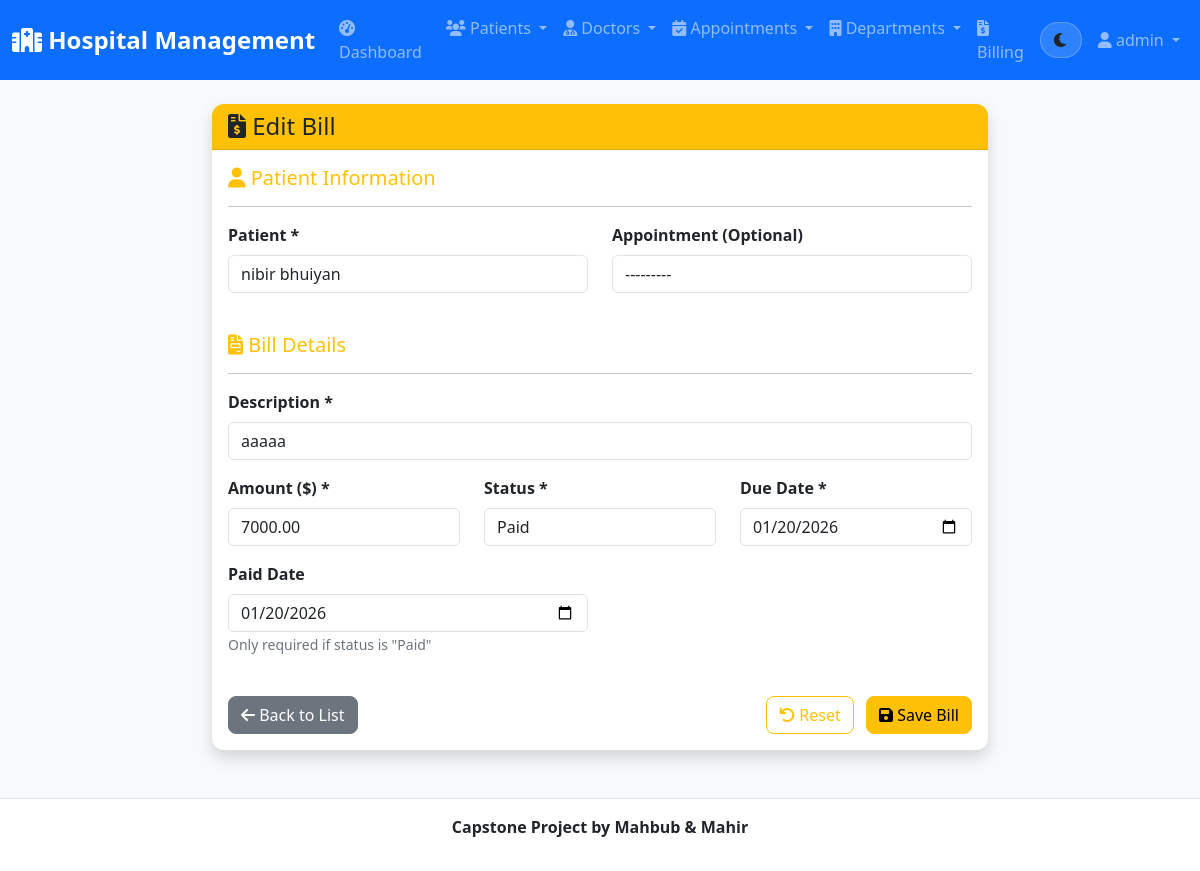
The page /billing/19/update/ (signed in) on the database its author committed.
### hospital_app/models.py (models this page shows, shortened)
class Billing(models.Model):
    STATUS_CHOICES = [
        ('pending', 'Pending'),
        ('paid', 'Paid'),
        ('overdue', 'Overdue'),
        ('cancelled', 'Cancelled'),
    ]
    patient = models.ForeignKey(Patient, on_delete=models.CASCADE, related_name='bills')
    appointment = models.ForeignKey(Appointment, on_delete=models.CASCADE, related_name='bills', null=True, blank=True)
    description = models.CharField(max_length=200)
    amount = models.DecimalField(max_digits=10, decimal_places=2)
    status = models.CharField(max_length=20, choices=STATUS_CHOICES, default='pending')
    due_date = models.DateField()
    paid_date = models.DateField(null=True, blank=True)
    created_at = models.DateTimeField(auto_now_add=True)
    updated_at = models.DateTimeField(auto_now=True)

### hospital_app/views.py (the view)
# urls.py: path('billing/<int:pk>/update/', views.billing_update, name='billing_update'),
@login_required
def billing_update(request, pk):
    bill = get_object_or_404(Billing, pk=pk)
    if request.method == 'POST':
        form = BillingForm(request.POST, instance=bill)
        if form.is_valid():
            form.save()
            messages.success(request, 'Bill updated successfully!')
            return redirect('billing_list')
    else:
        form = BillingForm(instance=bill)
    return render(request, 'hospital/billing_form.html', {'form': form, 'title': 'Edit Bill'})

### hospital_app/forms.py
class BillingForm(forms.ModelForm):
    class Meta:
        model = Billing
        fields = '__all__'
        widgets = {
            'due_date': forms.DateInput(attrs={'type': 'date'}),
            'paid_date': forms.DateInput(attrs={'type': 'date'}),
        }

### hospital_app/models.py (called while the page is built)
    def __str__(self):
        return f"{self.first_name} {self.last_name}"

    @property
    def full_name(self):
        return f"{self.first_name} {self.last_name}"

    @property
    def full_name(self):
        return f"Dr. {self.first_name} {self.last_name}"

    def __str__(self):
        return f"Appointment - {self.patient.full_name} with {self.doctor.full_name} on {self.date} at {self.time}"

### hospital/templates/hospital/billing_form.html (shortened to what this page needs)
{% extends 'base.html' %}
{% block content %}
<div class="row justify-content-center">
    <div class="col-md-8">
        <div class="card shadow">
            <div class="card-header bg-warning text-dark">
                <h4 class="mb-0">
                    <i class="fas fa-file-invoice-dollar"></i> {{ title }}
                </h4>
            </div>
            <div class="card-body">
                <form method="post">
                    <div class="row mb-4">
                        <div class="col-12">
                            <h5 class="text-warning"><i class="fas fa-user"></i> Patient Information</h5>
                            <hr>
                        </div>
                        <div class="col-md-6 mb-3">
                            <label for="{{ form.patient.id_for_label }}" class="form-label">Patient *</label>
                            {{ form.patient }}
                        </div>
                        <div class="col-md-6 mb-3">
                            <label for="{{ form.appointment.id_for_label }}" class="form-label">Appointment (Optional)</label>
                            {{ form.appointment }}
                        </div>
                    </div>
                    <div class="row mb-4">
                        <div class="col-12">
                            <h5 class="text-warning"><i class="fas fa-file-invoice"></i> Bill Details</h5>
                            <hr>
                        </div>
                        <div class="col-md-12 mb-3">
                            <label for="{{ form.description.id_for_label }}" class="form-label">Description *</label>
                            {{ form.description }}
                        </div>
                        <div class="col-md-4 mb-3">
                            <label for="{{ form.amount.id_for_label }}" class="form-label">Amount ($) *</label>
                            {{ form.amount }}
                        </div>
                        <div class="col-md-4 mb-3">
                            <label for="{{ form.status.id_for_label }}" class="form-label">Status *</label>
                            {{ form.status }}
                        </div>
                        <div class="col-md-4 mb-3">
                            <label for="{{ form.due_date.id_for_label }}" class="form-label">Due Date *</label>
                            {{ form.due_date }}
                        </div>
                        <div class="col-md-6 mb-3">
                            <label for="{{ form.paid_date.id_for_label }}" class="form-label">Paid Date</label>
                            {{ form.paid_date }}
                            <small class="form-text text-muted">Only required if status is "Paid"</small>
                        </div>
                    </div>
                    <div class="row">
                        <div class="col-12">
                            <div class="d-flex justify-content-between">
                                <a href="{% url 'billing_list' %}" class="btn btn-secondary">
                                    <i class="fas fa-arrow-left"></i> Back to List
                                </a>
                                <div>
                                    <button type="reset" class="btn btn-outline-warning me-2">
                                        <i class="fas fa-undo"></i> Reset
                                    </button>
                                    <button type="submit" class="btn btn-warning">
                                        <i class="fas fa-save"></i> Save Bill
                                    </button>
                                </div>
                            </div>
                        </div>
                    </div>
                </form>
            </div>
        </div>
    </div>
</div>
{% endblock %}

### hospital/templates/base.html (shortened to what this page needs)
<!DOCTYPE html>
<html lang="en" data-theme="light">
<head>
    <link href="https://cdn.jsdelivr.net/npm/bootstrap@5.1.3/dist/css/bootstrap.min.css" rel="stylesheet">
    <link href="https://cdnjs.cloudflare.com/ajax/libs/font-awesome/6.0.0/css/all.min.css" rel="stylesheet">
    {% load static %}
    <link rel="stylesheet" href="{% static 'css/style.css' %}">
</head>
<body>
    <nav class="navbar navbar-expand-lg navbar-dark bg-primary">
        <div class="container-fluid">
            <a class="navbar-brand" href="{% url 'home' %}">
                <i class="fas fa-hospital"></i> Hospital Management
            </a>
            <div class="collapse navbar-collapse" id="navbarNav">
                <ul class="navbar-nav me-auto">
                    {% if user.is_authenticated %}
                    <li class="nav-item">
                        <a class="nav-link" href="{% url 'dashboard' %}">
                            <i class="fas fa-tachometer-alt"></i> Dashboard
                        </a>
                    </li>
                    <li class="nav-item dropdown">
                        <a class="nav-link dropdown-toggle" href="#" id="patientsDropdown" role="button" data-bs-toggle="dropdown">
                            <i class="fas fa-users"></i> Patients
                        </a>
                    </li>
                    <li class="nav-item dropdown">
                        <a class="nav-link dropdown-toggle" href="#" id="doctorsDropdown" role="button" data-bs-toggle="dropdown">
                            <i class="fas fa-user-md"></i> Doctors
                        </a>
                    </li>
                    <li class="nav-item dropdown">
                        <a class="nav-link dropdown-toggle" href="#" id="appointmentsDropdown" role="button" data-bs-toggle="dropdown">
                            <i class="fas fa-calendar-check"></i> Appointments
                        </a>
                    </li>
                    <li class="nav-item dropdown">
                        <a class="nav-link dropdown-toggle" href="#" id="departmentsDropdown" role="button" data-bs-toggle="dropdown">
                            <i class="fas fa-building"></i> Departments
                        </a>
                    </li>
                    <li class="nav-item">
                        <a class="nav-link" href="{% url 'billing_list' %}">
                            <i class="fas fa-file-invoice-dollar"></i> Billing
                        </a>
                    </li>
                    {% endif %}
                </ul>
                <ul class="navbar-nav">
                    <li class="nav-item d-flex align-items-center me-2">
                        <button id="themeToggle" class="btn theme-toggle" type="button" aria-label="Toggle dark mode" title="Toggle theme">
                            <i id="themeIcon" class="fas fa-moon"></i>
                        </button>
                    </li>
                    {% if user.is_authenticated %}
                    <li class="nav-item dropdown">
                        <a class="nav-link dropdown-toggle" href="#" id="userDropdown" role="button" data-bs-toggle="dropdown">
                            <i class="fas fa-user"></i> {{ user.username }}
                        </a>
                    </li>
                    {% endif %}
                </ul>
            </div>
        </div>
    </nav>
    <main class="container-fluid mt-4">
        {% block content %}
        {% endblock %}
    </main>
    <footer class="text-center py-3 mt-5">
         <div class="container">
            <p><b>Capstone Project by Mahbub & Mahir</b></p>
        </div>
    </footer>
    {% load static %}
</body>
</html>

### hospital/static/css/style.css (style rules this page uses)
:root { --primary-color: #0d6efd; --secondary-color: #6c757d; --success-color: #198754; --info-color: #0dcaf0; --warning-color: #ffc107; --danger-color: #dc3545; --light-color: #f8f9fa; --dark-color: #212529; --bg: #f8f9fa; --bg-elevated: #ffffff; --text: #212529; --text-muted: #6c757d; --border: #dee2e6; --shadow: 0 0.125rem 0.25rem rgba(0, 0, 0, 0.075); --shadow-hover: 0 0.5rem 1rem rgba(0, 0, 0, 0.15); }
html, body { font-family: 'Segoe UI', Tahoma, Geneva, Verdana, sans-serif; background-color: var(--bg) !important; color: var(--text) !important; transition: background-color 320ms ease, color 320ms ease; }
.navbar-brand { font-weight: bold; font-size: 1.5rem; }
.navbar-nav .nav-link { font-weight: 500; transition: all 0.3s ease; }
.card { border: none; border-radius: 0.75rem; background-color: var(--bg-elevated); color: var(--text); box-shadow: var(--shadow); transition: all 0.3s ease; }
.card-body, .card-header, .card-footer { background-color: transparent; color: var(--text); }
.card-header { border-radius: 0.75rem 0.75rem 0 0 !important; font-weight: 600; }
.btn { border-radius: 0.5rem; font-weight: 500; transition: all 0.3s ease; }
.form-control, .form-select { border-radius: 0.5rem; border: 1px solid var(--border); background-color: var(--bg-elevated); color: var(--text); transition: all 0.3s ease; }
.form-label { font-weight: 600; color: var(--text); margin-bottom: 0.5rem; }
footer { background-color: var(--bg-elevated) !important; color: var(--text); border-top: 1px solid var(--border); }
.theme-toggle { width: 42px; height: 36px; border-radius: 999px; display: inline-flex; align-items: center; justify-content: center; background: rgba(255, 255, 255, 0.14); border: 1px solid rgba(255, 255, 255, 0.22); transition: transform 180ms ease, background-color 320ms ease, border-color 320ms ease; }
.text-muted { color: var(--text-muted) !important; }

### hospital/templates/hospital/billing_form.html (style rules this page uses)
.form-control, .form-select { border-radius: 0.375rem; }

### rows shown on the page
Billing: patient "nibir bhuiyan", appointment "---------", description "aaaaa", amount "7000.00", status "Paid", due_date "01/20/2026", paid_date "01/20/2026"

### other values the page prints
{{ user.username }} "admin"
{{ title }} "Edit Bill"
